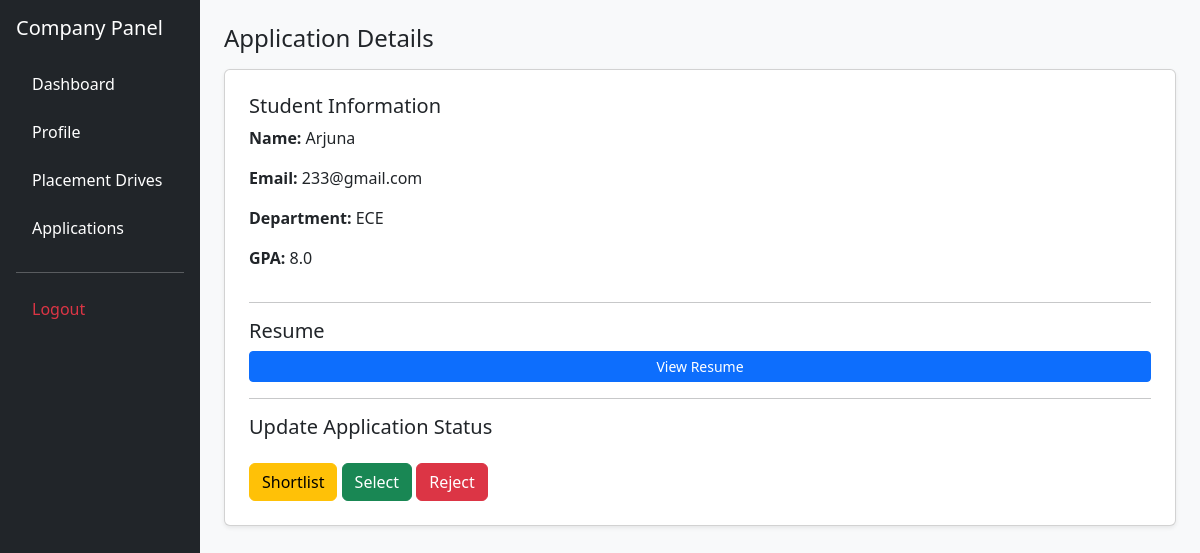
Screenshot of /company/application/1 (signed in) with the database file from the repository.
### application/models.py (models this page shows)
class User(db.Model, UserMixin):
    id = db.Column(db.Integer, primary_key=True)
    username = db.Column(db.String(80), unique=True, nullable=False)
    email = db.Column(db.String(120), unique=True, nullable=False)
    name = db.Column(db.String(120), nullable=False)
    password = db.Column(db.String(200), nullable=False)
    type = db.Column(db.String, nullable=False, default="user")
    isBlacklisted = db.Column(db.Boolean, nullable=False, default=False)
    student = db.relationship('Student', backref='user', uselist=False)

class Application(db.Model):
    id = db.Column(db.Integer, primary_key=True)
    studentId = db.Column(db.Integer, db.ForeignKey('student.id'), nullable=False)
    driveId = db.Column(db.Integer, db.ForeignKey('drive.id'), nullable=False)
    applicationDate = db.Column(db.DateTime, nullable=False)
    gpa = db.Column(db.Float, nullable=False)
    department = db.Column(db.String(50), nullable=False)
    status = db.Column(db.String(50), nullable=False, default="Applied")
    student = db.relationship('Student', back_populates='applications', lazy=True)

### application/controllers.py (the view)
@app.route("/company/application/<int:id>")
@login_required
def view_application(id):
    application = Application.query.get_or_404(id)
    return render_template(
        "applicationreview.html",
        application=application
    )

### app.py (called while the page is built)
def create_app():
    app = Flask(__name__)
    app.config['SECRET_KEY'] = "afgjke12359754iloyuremane45j"
    app.config['SQLALCHEMY_DATABASE_URI'] = 'sqlite:///placement_portal.sqlite3'
    app.config['SQLALCHEMY_TRACK_MODIFICATIONS'] = False
    app.debug = True
    db.init_app(app)
    login_manager.init_app(app)
    login_manager.login_view = "login"
    @login_manager.user_loader
    def load_user(user_id):
        if not user_id:
            return None
        try:
            uid = int(user_id)
        except Exception:
            return None
        user = User.query.get(uid)
        if user:
            return user
        return Company.query.get(uid)
    return app

### templates/applicationreview.html (shortened to what this page needs)
<!DOCTYPE html>
<html>
<head>
<link href="https://cdn.jsdelivr.net/npm/bootstrap@5.3.0/dist/css/bootstrap.min.css" rel="stylesheet">
</head>
<body class="bg-light">
<div class="container-fluid">
<div class="row">
<div class="col-md-3 col-lg-2 bg-dark text-white min-vh-100 p-3">
<h5 class="mb-4">Company Panel</h5>
<ul class="nav flex-column">
<li class="nav-item mb-2">
<a href="/company" class="nav-link text-white">Dashboard</a>
</li>
<li class="nav-item mb-2">
<a href="/company/profile" class="nav-link text-white">Profile</a>
</li>
<li class="nav-item mb-2">
<a href="/company/drives" class="nav-link text-white">Placement Drives</a>
</li>
<li class="nav-item mb-2">
<a href="/company/applications" class="nav-link text-white">Applications</a>
</li>
<hr class="bg-light">
<li class="nav-item">
<a href="/logout" class="nav-link text-danger">Logout</a>
</li>
</ul>
</div>
<div class="col-md-9 col-lg-10 p-4">
<h4>Application Details</h4>
<div class="card shadow-sm mt-3 p-4">
<h5>Student Information</h5>
<p><b>Name:</b> {{application.student.user.name}}</p>
<p><b>Email:</b> {{application.student.user.email}}</p>
<p><b>Department:</b> {{application.department}}</p>
<p><b>GPA:</b> {{application.gpa}}</p>
<hr>
<h5>Resume</h5>
{% if application.student.resume %}
<a href="/resume/{{application.student.resume}}"
class="btn btn-primary btn-sm" target="_blank">
View Resume
</a>
{% else %}
<span class="text-muted">Resume not uploaded</span>
{% endif %}
<hr>
<h5>Update Application Status</h5>
<div class="mt-3">
<a href="/company/application/{{application.id}}/shortlist"
class="btn btn-warning">
Shortlist
</a>
<a href="/company/application/{{application.id}}/select"
class="btn btn-success">
Select
</a>
<a href="/company/application/{{application.id}}/reject"
class="btn btn-danger">
Reject
</a>
</div>
</div>
</div>
</div>
</div>
</body>
</html>

### rows the page displays
User: student.user.name "Arjuna", student.user.email "233@gmail.com"
Application: department "ECE", gpa "8.0"
